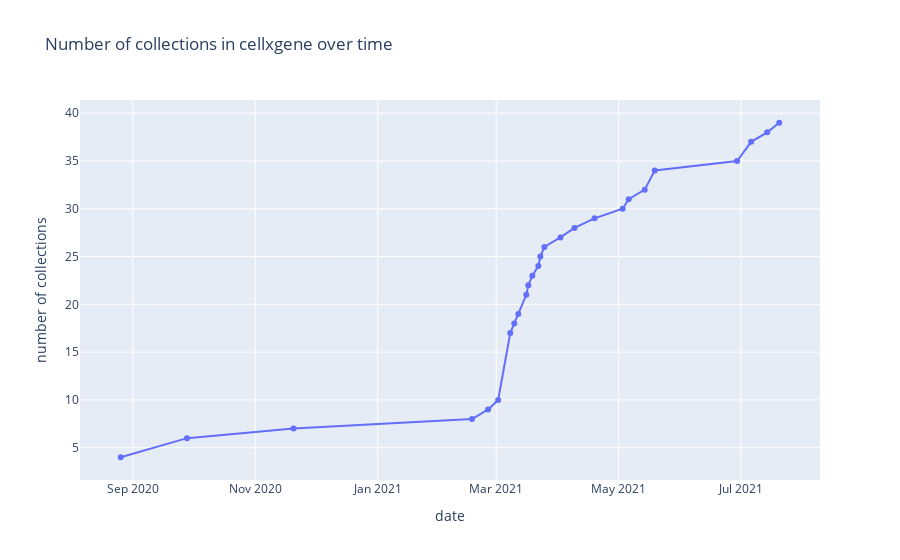

Source (notebook cell):
### Markdown cell above
### Cumulative counts over time

### Code cell
# collections added over time
collections_df_temp = collections_df
collections_df_temp = collections_df_temp.sort_values(by=['collection_dt']).reset_index()
collections_df_temp['collection_dt'] = collections_df_temp['collection_dt'].dt.date
collections_df_temp['count'] = 1
collections_df_temp = collections_df_temp[['collection_dt', 'count']].groupby(['collection_dt']).sum().reset_index()
collections_df_temp['collections'] = collections_df_temp['count'].cumsum()

fig = go.Figure(go.Scatter(
    mode = "lines+markers",
    x = collections_df_temp['collection_dt'].tolist(),
    y = collections_df_temp['collections'].tolist(),
    hovertemplate = 
        'Date: %{x}'+
        '<br>Count: %{y}<br>'
    ))

fig.update_layout(
    title="Number of collections in cellxgene over time",
    xaxis_title="date",
    yaxis_title="number of collections"
)
             
fig.show()

### Figure 1 — Plotly figure (JSON) as saved in the notebook; plotly's stock layout.template omitted (floating-point values rounded to 4 significant figures)
{"data": [{"hovertemplate": "Date: %{x}<br>Count: %{y}<br>", "mode": "lines+markers", "type": "scatter", "x": ["2020-08-26", "2020-09-28", "2020-11-20", "2021-02-17", "2021-02-25", "2021-03-02", "2021-03-08", "2021-03-10", "2021-03-12", "2021-03-16", "2021-03-17", "2021-03-19", "2021-03-22", "2021-03-23", "2021-03-25", "2021-04-02", "2021-04-09", "2021-04-19", "2021-05-03", "2021-05-06", "2021-05-14", "2021-05-19", "2021-06-29", "2021-07-06", "2021-07-14", "2021-07-20"], "y": [4, 6, 7, 8, 9, 10, 17, 18, 19, 21, 22, 23, 24, 25, 26, 27, 28, 29, 30, 31, 32, 34, 35, 37, 38, 39]}], "layout": {"title": {"text": "Number of collections in cellxgene over time"}, "xaxis": {"title": {"text": "date"}}, "yaxis": {"title": {"text": "number of collections"}}}}
